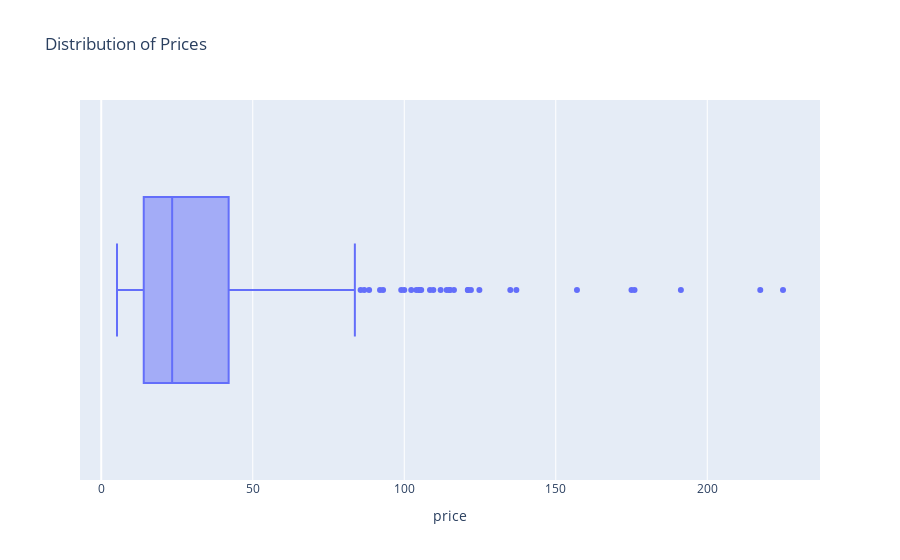

The notebook cell saved with this chart:
### Code cell
#Autre méthode avec plotly express

import plotly.express as px

# Create a box plot using Plotly Express for the 'price' column
fig = px.box(df_final_merge, x='price', title='Distribution of Prices')

# Show the plot
fig.show()

### Figure 1 — Plotly figure (JSON) as saved in the notebook; plotly's stock layout.template omitted (floating-point values rounded to 4 significant figures; data arrays with more than 128 entries replaced by an {"elided": "..."} marker saying what was removed)
{"data": [{"alignmentgroup": "True", "hovertemplate": "price=%{x}<extra></extra>", "legendgroup": "", "marker": {"color": "#636efa"}, "name": "", "notched": false, "offsetgroup": "", "orientation": "h", "showlegend": false, "type": "box", "x": {"elided": "712 float values"}, "x0": " ", "xaxis": "x", "y0": " ", "yaxis": "y"}], "layout": {"boxmode": "group", "legend": {"tracegroupgap": 0}, "title": {"text": "Distribution of Prices"}, "xaxis": {"anchor": "y", "domain": [0, 1], "title": {"text": "price"}}, "yaxis": {"anchor": "x", "domain": [0, 1]}}}
